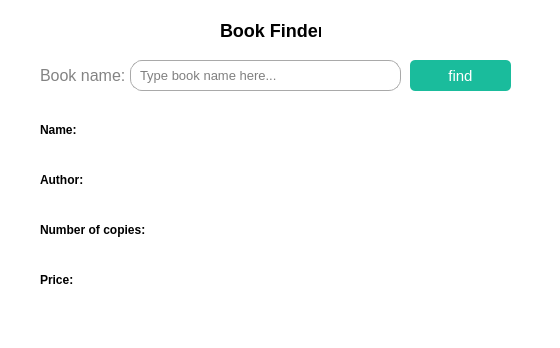
<?xml version="1.0" encoding="UTF-8"?>
<ui version="4.0">
 <class>MainWindow</class>
 <widget class="QMainWindow" name="MainWindow">
  <property name="geometry">
   <rect>
    <x>0</x>
    <y>0</y>
    <width>560</width>
    <height>348</height>
   </rect>
  </property>
  <property name="windowTitle">
   <string>MainWindow</string>
  </property>
  <property name="styleSheet">
   <string notr="true">background: white;</string>
  </property>
  <widget class="QWidget" name="centralwidget">
   <widget class="QLabel" name="label">
    <property name="geometry">
     <rect>
      <x>40</x>
      <y>60</y>
      <width>91</width>
      <height>31</height>
     </rect>
    </property>
    <property name="font">
     <font>
      <pointsize>12</pointsize>
     </font>
    </property>
    <property name="styleSheet">
     <string notr="true">color: rgb(131, 131, 131);
</string>
    </property>
    <property name="text">
     <string>Book name:</string>
    </property>
   </widget>
   <widget class="QLineEdit" name="book_line">
    <property name="geometry">
     <rect>
      <x>130</x>
      <y>60</y>
      <width>271</width>
      <height>31</height>
     </rect>
    </property>
    <property name="font">
     <font>
      <pointsize>10</pointsize>
     </font>
    </property>
    <property name="styleSheet">
     <string notr="true">border-radius: 12px;
border: 1px solid darkgray;
padding-left: 7px;</string>
    </property>
    <property name="placeholderText">
     <string>Type book name here...</string>
    </property>
   </widget>
   <widget class="QPushButton" name="searchBook">
    <property name="geometry">
     <rect>
      <x>410</x>
      <y>60</y>
      <width>101</width>
      <height>31</height>
     </rect>
    </property>
    <property name="font">
     <font>
      <pointsize>11</pointsize>
     </font>
    </property>
    <property name="autoFillBackground">
     <bool>false</bool>
    </property>
    <property name="styleSheet">
     <string notr="true">background:#1abc9c;
border:none;
color:white;
border-radius: 5px;</string>
    </property>
    <property name="text">
     <string>find</string>
    </property>
   </widget>
   <widget class="QLabel" name="label_3">
    <property name="geometry">
     <rect>
      <x>40</x>
      <y>120</y>
      <width>71</width>
      <height>21</height>
     </rect>
    </property>
    <property name="text">
     <string>&lt;html&gt;&lt;head/&gt;&lt;body&gt;&lt;p&gt;&lt;span style=&quot; font-weight:700;&quot;&gt;Name:&lt;/span&gt;&lt;/p&gt;&lt;/body&gt;&lt;/html&gt;</string>
    </property>
   </widget>
   <widget class="QLabel" name="label_4">
    <property name="geometry">
     <rect>
      <x>40</x>
      <y>170</y>
      <width>49</width>
      <height>16</height>
     </rect>
    </property>
    <property name="text">
     <string/>
    </property>
   </widget>
   <widget class="QLabel" name="label_5">
    <property name="geometry">
     <rect>
      <x>40</x>
      <y>170</y>
      <width>49</width>
      <height>21</height>
     </rect>
    </property>
    <property name="text">
     <string>&lt;html&gt;&lt;head/&gt;&lt;body&gt;&lt;p&gt;&lt;span style=&quot; font-weight:700;&quot;&gt;Author:&lt;/span&gt;&lt;/p&gt;&lt;/body&gt;&lt;/html&gt;</string>
    </property>
   </widget>
   <widget class="QLabel" name="label_6">
    <property name="geometry">
     <rect>
      <x>40</x>
      <y>220</y>
      <width>111</width>
      <height>21</height>
     </rect>
    </property>
    <property name="text">
     <string>&lt;html&gt;&lt;head/&gt;&lt;body&gt;&lt;p&gt;&lt;span style=&quot; font-weight:700;&quot;&gt;Number of copies:&lt;/span&gt;&lt;/p&gt;&lt;/body&gt;&lt;/html&gt;</string>
    </property>
   </widget>
   <widget class="QLabel" name="label_7">
    <property name="geometry">
     <rect>
      <x>40</x>
      <y>270</y>
      <width>49</width>
      <height>21</height>
     </rect>
    </property>
    <property name="text">
     <string>&lt;html&gt;&lt;head/&gt;&lt;body&gt;&lt;p&gt;&lt;span style=&quot; font-weight:700;&quot;&gt;Price:&lt;/span&gt;&lt;/p&gt;&lt;/body&gt;&lt;/html&gt;</string>
    </property>
   </widget>
   <widget class="QLabel" name="name">
    <property name="geometry">
     <rect>
      <x>90</x>
      <y>120</y>
      <width>421</width>
      <height>21</height>
     </rect>
    </property>
    <property name="text">
     <string/>
    </property>
   </widget>
   <widget class="QLabel" name="author">
    <property name="geometry">
     <rect>
      <x>90</x>
      <y>170</y>
      <width>421</width>
      <height>21</height>
     </rect>
    </property>
    <property name="text">
     <string/>
    </property>
   </widget>
   <widget class="QLabel" name="price">
    <property name="geometry">
     <rect>
      <x>90</x>
      <y>270</y>
      <width>421</width>
      <height>21</height>
     </rect>
    </property>
    <property name="text">
     <string/>
    </property>
   </widget>
   <widget class="QLabel" name="number_of_copies">
    <property name="geometry">
     <rect>
      <x>160</x>
      <y>220</y>
      <width>351</width>
      <height>21</height>
     </rect>
    </property>
    <property name="text">
     <string/>
    </property>
   </widget>
   <widget class="QLabel" name="label_2">
    <property name="geometry">
     <rect>
      <x>220</x>
      <y>10</y>
      <width>101</width>
      <height>41</height>
     </rect>
    </property>
    <property name="text">
     <string>&lt;html&gt;&lt;head/&gt;&lt;body&gt;&lt;h2 style=&quot; margin-top:16px; margin-bottom:12px; margin-left:0px; margin-right:0px; -qt-block-indent:0; text-indent:0px;&quot;&gt;&lt;span style=&quot; font-size:16pt; font-weight:700;&quot;&gt;Book Finder&lt;/span&gt;&lt;/h2&gt;&lt;/body&gt;&lt;/html&gt;</string>
    </property>
   </widget>
   <widget class="QLabel" name="line_error">
    <property name="geometry">
     <rect>
      <x>140</x>
      <y>40</y>
      <width>81</width>
      <height>16</height>
     </rect>
    </property>
    <property name="styleSheet">
     <string notr="true">color: rgb(255, 61, 61);</string>
    </property>
    <property name="text">
     <string/>
    </property>
   </widget>
  </widget>
  <widget class="QStatusBar" name="statusbar"/>
 </widget>
 <resources/>
 <connections/>
</ui>
